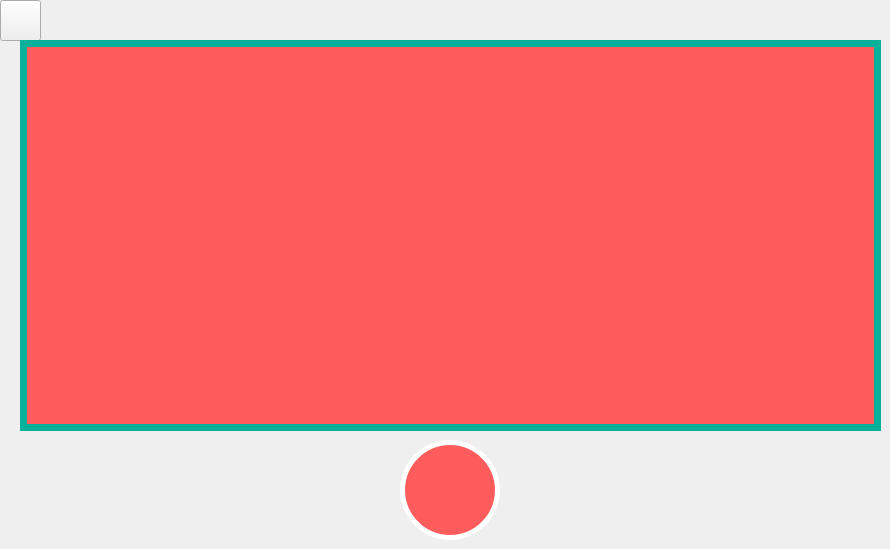
       <widget class="QWidget" name="page_8">
        <widget class="QPushButton" name="pushButton_retour_1">
         <property name="geometry">
          <rect>
           <x>0</x>
           <y>0</y>
           <width>41</width>
           <height>41</height>
          </rect>
         </property>
         <property name="text">
          <string/>
         </property>
         <property name="icon">
          <iconset>
           <normaloff>../../../../../Downloads/back-button.png</normaloff>../../../../../Downloads/back-button.png</iconset>
         </property>
         <property name="iconSize">
          <size>
           <width>30</width>
           <height>30</height>
          </size>
         </property>
        </widget>
        <widget class="QTableView" name="tableView_his">
         <property name="geometry">
          <rect>
           <x>20</x>
           <y>40</y>
           <width>861</width>
           <height>391</height>
          </rect>
         </property>
         <property name="styleSheet">
          <string notr="true">/*-----QTableView-----*/

QTableView
{
    background-color: rgb(255, 93,93);
    border: 7px solid #0ab19a;
    color: #f0f0f0;
    gridline-color: #232939;
    outline : 0;

}


QTableView::disabled
{
    background-color: #242526;
    border: 1px solid #32414B;
    color: #656565;
    gridline-color: #656565;
    outline : 0;

}
QTableView::item
{
font-size: 13px;
font-weight: bold;
color: white;


}

QTableView::item:hover 
{
    background-color: #606060;
    color: #f0f0f0;

}


QTableView::item:selected 
{
	background-color: #0ab19a;
    color: #F0F0F0;

}


QTableView::item:selected:disabled
{
    background-color: #1a1b1c;
    border: 2px solid #525251;
    color: #656565;

}

QScrollBar:vertical 
{
    background-color: transparent;
    width: 8px;
    margin: 0;

}

/*-----QScrollBar-----*/
QScrollBar::handle:vertical 
{
    border: none;
	min-height: 100px;
    background-color: #56576c;

}


QScrollBar::add-line:vertical, 
QScrollBar::sub-line:vertical,
QScrollBar::add-page:vertical, 
QScrollBar::sub-page:vertical 
{
    height: 0px;
    background-color: transparent;

}</string>
         </property>
         <attribute name="horizontalHeaderDefaultSectionSize">
          <number>140</number>
         </attribute>
        </widget>
        <widget class="QPushButton" name="pushButton_PDF">
         <property name="geometry">
          <rect>
           <x>400</x>
           <y>440</y>
           <width>100</width>
           <height>100</height>
          </rect>
         </property>
         <property name="styleSheet">
          <string notr="true">QPushButton{ 
background-color: #FF5D5D;
 border-style: solid;
 border-width:5px;
 border-radius:50px;
 border-color:white ;
 max-width:80px;
 max-height:80px;
 min-width:80px;
 min-height:80px;

color: #ffffff;
	font-size: 15px;
	font-weight: bold;

	padding: 5px;
}
QPushButton::hover
{
background-color: white;
border-color: #FF5D5D;
	color: #FF5D5D; 
}
QPushButton::pressed
{background-color: qlineargradient(stop:0 rgba(0, 207, 179, 255),stop:1 rgba(70, 255, 230, 255));

	color: black; 

}</string>
         </property>
         <property name="text">
          <string/>
         </property>
         <property name="icon">
          <iconset>
           <normaloff>../../../../../Downloads/symbole-de-format-de-fichier-pdf.png</normaloff>../../../../../Downloads/symbole-de-format-de-fichier-pdf.png</iconset>
         </property>
         <property name="iconSize">
          <size>
           <width>50</width>
           <height>50</height>
          </size>
         </property>
        </widget>
       </widget>
